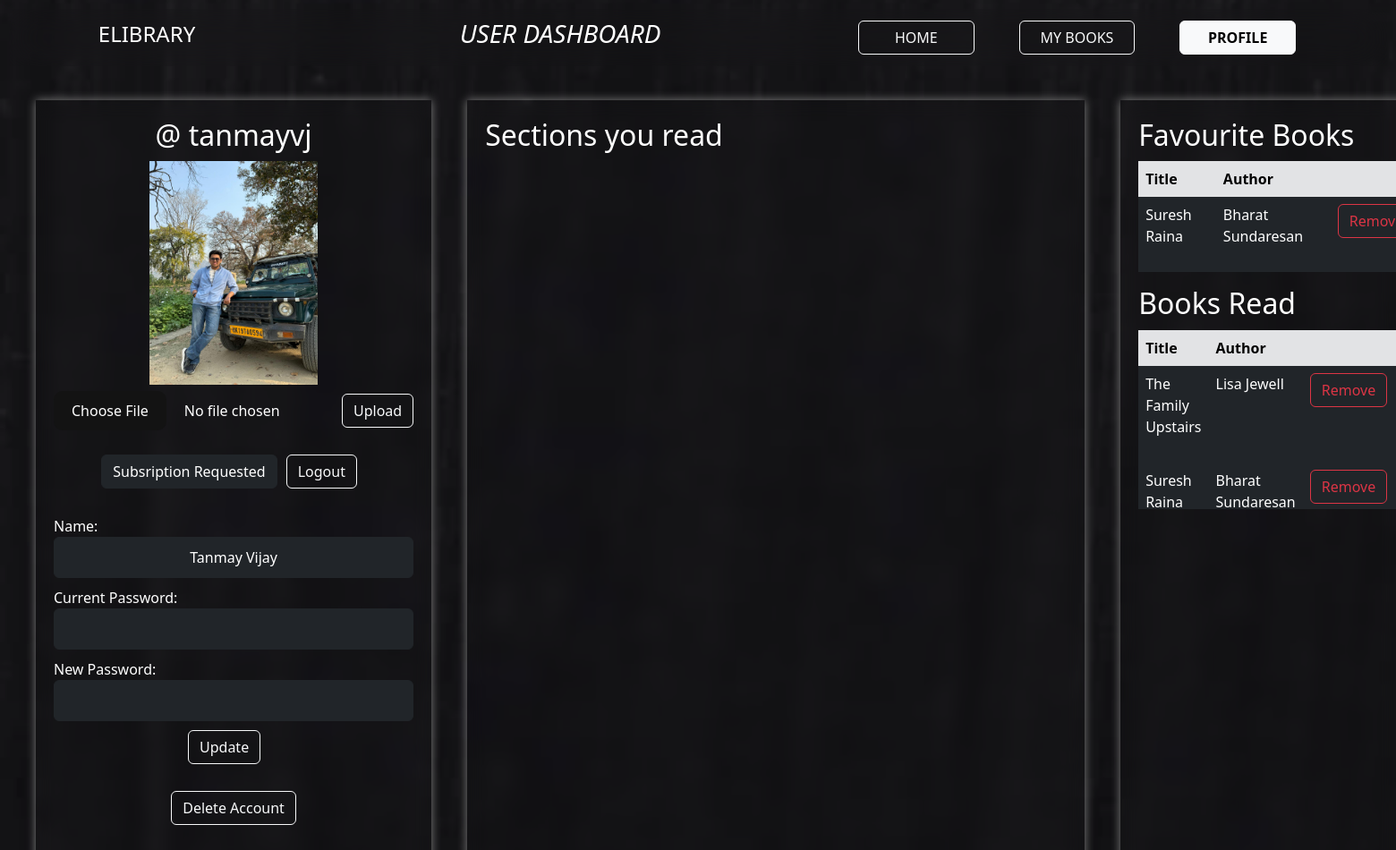
/user_profile (signed in), run on the app's committed database.
### app.py (models this page shows, shortened)
class User(db.Model):
    id = db.Column(db.Integer, primary_key=True)
    username = db.Column(db.String(16), unique = True, nullable=False)
    passhash = db.Column(db.String(512), nullable=False)
    name = db.Column(db.String(64), nullable=False)
    age = db.Column(db.Integer)
    user_img = db.Column(db.String(64), default='default.jpg')
    @property
    def password(self):
        raise AttributeError('password is not a readable attribute')

class Books(db.Model):
    id = db.Column(db.Integer, primary_key=True)
    book_title = db.Column(db.String(64), nullable=False)
    author = db.Column(db.String(32), nullable=False)
    rating = db.Column(db.Integer)
    description = db.Column(db.String(1024))
    link = db.Column(db.String(64), nullable=False)
    section_id = db.Column(db.String(16), nullable=False)
    book_cover = db.Column(db.String(64), default='book_cover.jpg')
    added_by = db.Column(db.String(16), nullable=False)
    date_added = db.Column(db.Date,nullable=False)
    reviews = db.relationship('Books_reviews', backref='book', lazy='dynamic')
    @property
    def rating(self):
        avg_rating = db.session.query(func.avg(Books_reviews.rating)).filter_by(book_id=self.id).scalar()
        return avg_rating or None

### app.py (the view, shortened to what this page needs)
@app.route('/user_profile', methods=['GET', 'POST'])
def user_profile():
    if 'user_id' in session:
        user_id = session['user_id']
        user = User.query.get(user_id)
    else:
        flash('Please log in to access your profile.', 'warning')
        return redirect(url_for('login'))
    issued_books=Books_issued.query.filter_by(user_id=user_id).all()
    completed_books = Books_completed.query.filter_by(user_id=user_id).all()
    section_counts = {}
    for completed_book in completed_books:
        book = Books.query.get(completed_book.book_id)
        section_id = book.section_id
        if section_id in section_counts:
            section_counts[section_id] += 1
        else:
            section_counts[section_id] = 1
    section_names = {}
    sections = Sections.query.all()
    for section in sections:
        section_names[section.section_id] = section.section
    data_list=[]
    for key1 in section_names:
        for key2 in section_counts:
            if int(key1)==int(key2):
                data_list.append([section_names[key1],section_counts[key2]])
    update_form = UpdateProfileForm(obj=user)
    delete_form = DeleteAccountForm()
    favorite_books = Favorites.query.filter_by(user_id=user.id).all()
    favorite_books_details = []
    for favorite_book in favorite_books:
        book = Books.query.get(favorite_book.book_id)
        favorite_books_details.append({'id':book.id,'title': book.book_title,'author': book.author})
    completed_books = Books_completed.query.filter_by(user_id=user.id).all()
    completed_books_details= []
    for completed_book in completed_books:
        book = Books.query.get(completed_book.book_id)
        completed_books_details.append({'book_id':book.id,'title': book.book_title,'author': book.author})
    prime_check=False
    prime_req_check=False
    pc=Prime.query.filter_by(user_id=user_id).first()
    if pc:
        prime_check=True
    prc=Prime_req.query.filter_by(user_id=user_id).first()
    if prc:
        prime_req_check=True
    return render_template('User_profile.html', user=user, update_form=update_form,
                           delete_form=delete_form, favorite_books_details=favorite_books_details,
                           completed_books_details=completed_books_details,prime_check=prime_check,prime_req_check=prime_req_check,issued_books=issued_books,data_list=data_list)

### app.py
class UpdateProfileForm(FlaskForm):
    username = StringField('Username', validators=[DataRequired(), Length(min=4, max=16)])
    name = StringField('Name', validators=[DataRequired(), Length(max=64)])
    age = StringField('Age', validators=[DataRequired()])
    update_profile = SubmitField('Update Profile')

class DeleteAccountForm(FlaskForm):
    confirm_delete = SubmitField('Delete Profile')

### templates/User_profile.html (shortened to what this page needs)
{% extends 'layout.html' %}
{% block content %}
<div class="navbar" id="navbar">
    <div id="incontainer">
        <div id="heading">
            <h4>ELIBRARY</h4>
        </div>
        <div id="dashhead">
            <h3><i>USER DASHBOARD</i></h3>
        </div>
        <div id="nav"><a href="" class="btn btn-light"><b>PROFILE</b></a>
            <a href="/mybooks" class="btn btn-outline-light">MY BOOKS</a>
            <a href="/dashboard" class="btn btn-outline-light">HOME</a>
        </div>
    </div>
</div>
<div class="container">
    <div class="left-column">
        <h2>@ {{ user.username }}</h2>
        <img src="{{ url_for('static', filename=user.user_img) }}" alt="User Photo">
        <form action="/upload_photo" method="post" enctype="multipart/form-data" class="upload_photo">
            <input type="file" id="photo" name="photo">
            <button type="submit" class="btn btn-outline-light">Upload</button>
        </form>
        <div class="button-group">
            {% if prime_check %}
            <form action="/unsubscribe/{{user.id}}" method="post"
                onsubmit="return confirm('Are you sure you want to unsubsribe ?');">
                <button type="submit" class="btn btn-outline-light">Unsubscribe</button>
            </form>
            {% elif prime_req_check %}
            <p class="btn btn-dark"> Subsription Requested</p>
            {% else %}
            <form action="/subscribe/{{user.id}}" method="post">
                <button type="submit" class="btn btn-outline-light">Subscribe</button>
            </form>
            {% endif %}
            <form action="/logout" method="post" onsubmit="return confirm('Are you sure you want to logout ?');">
                <button type="submit" class="btn btn-outline-light">Logout</button>
            </form>
        </div>
        <form action="/update_profile" method="post" class="update_profile">
            <label for="name">Name:</label>
            <input type="text" id="name" name="name" value="{{ user.name }}" class="btn btn-dark" required>
            <label for="current_password">Current Password:</label>
            <input type="password" id="current_password" name="current_password" class="btn btn-dark" required>
            <label for="new_password">New Password:</label>
            <input type="password" id="new_password" name="new_password" class="btn btn-dark">
            <button type="submit" class="btn btn-outline-light">Update</button>
        </form>
        <form action="/delete_account" method="POST">
            <button type="submit" onclick="return confirm('Are you sure you want to delete account ?');"
                class="btn btn-outline-light">Delete Account</button>
        </form>
    </div>
    <div class="center-column">
        <h2>Sections you read</h2>
        <div id="piechart" style="width: 650px; height: 500px;"></div>
    </div>
    <div class="right-column">
        <h2>Favourite Books</h2>
        <div class="table-container">
            <table class="table table-dark  table-hover table-borderless">
                <thead class="table-secondary">
                    <tr>
                        <th>Title</th>
                        <th>Author</th>
                        <th></th>
                    </tr>
                </thead>
                <tbody>
                    {% for fav_book in favorite_books_details %}
                    <tr>
                        <td>{{ fav_book.title }}</td>
                        <td>{{ fav_book.author }}</td>
                        <td>
                            <form action="/remove_favorite" method="post"
                                onsubmit="return confirm('Are you sure you want to remove from favourites ?');">
                                <button type="submit" class="btn btn-outline-danger">Remove</button>
                            </form>
                        </td>
                    </tr>
                    {% endfor %}
                </tbody>
            </table>
        </div>
        <h2>Books Read</h2>
        <div class="table-container">
            <table class="table table-dark  table-hover table-borderless">
                <thead class="table-secondary">
                    <tr>
                        <th>Title</th>
                        <th>Author</th>
                        <th></th>
                    </tr>
                </thead>
                <tbody>
                    {% for completed_book in completed_books_details %}
                    <tr>
                        <td>{{ completed_book.title }}</td>
                        <td>{{ completed_book.author }}</td>
                        <td>
                            <form action="/remove_from_completed/{{ completed_book.book_id }}" method="post"
                                onsubmit="return confirm('Are you sure you want to mark as incomplete ?');">
                                <button type="submit" class="btn btn-outline-danger">Remove </button>
                            </form>
                        </td>
                    </tr>
                    {% endfor %}
                </tbody>
            </table>
        </div>
    </div>
</div>
{% endblock %}

### templates/User_profile.html (style rules this page uses)
a { display: flex; margin-inline: 25px; padding: 10px; padding-inline: 20px; border-radius: 15px; width: 100%; justify-content: center; text-decoration: none; color: #000000; background-color: #ffffff; font-weight: bold; }
.container { display: flex; padding: 20px; max-width: none; }
.left-column, .center-column, .right-column { margin-inline: 20px; padding: 20px; box-shadow: 0px 0px 10px grey; justify-content: center; backdrop-filter: blur(10px); }
.left-column { flex: 2; display: flex; flex-direction: column; align-items: center; }
.upload_photo { display: flex; flex-direction: row; align-items: center; justify-content: center; }
img { max-height: 250px; min-height: 250px; max-width: auto; }
.upload_photo input[type="file"] { flex: 1; }
.upload_photo button { margin-left: 10px; margin-top: 10px; }
.update_profile button { margin-left: 150px; }
.button-group { display: flex; align-items: center; }
.button-group form, p { margin-right: 10px; }
.button-group p { margin-bottom: 30px; }
.center-column { flex: 5; }
.right-column { flex: 3; }
img { max-width: 100%; height: auto; }
button { margin-bottom: 10px; }
form { margin-bottom: 20px; }
input[type="text"], input[type="password"] { width: 100%; padding: 10px; margin-bottom: 10px; }
h2 { margin-bottom: 10px; }
.table-container { max-height: 200px; overflow: auto; }
table { border-collapse: collapse; width: 100%; }
th { padding: 8px; text-align: left; color: black; }
td { padding: 8px; text-align: left; color: rgb(255, 255, 255); }

### templates/layout.html (style rules this page uses)
body { background-color: #000000; background: url('static/bgg.png'); background-repeat: no-repeat; background-size: cover; color: rgb(255, 255, 255); }
.navbar { width: 100%; position: sticky; top: 0; display: flex; width: calc(100% - 20px); margin: 10px; border: none; position: sticky; top: 0; z-index: 1; padding-top: 0px; }
#incontainer { justify-content: left; height: 8vh; width: 100%; display: flex; backdrop-filter: blur(20px); }
#heading { display: flex; width: 20%; border: none; justify-content: center; align-items: center; }
#dashhead { width: 40%; border: none; display: flex; justify-content: center; align-items: center; }
#nav { display: flex; width: 40%; border: none; display: flex; float: right; flex-direction: row-reverse; align-items: center; padding-right: 5%; }

### data on the page
User: username "tanmayvj", user_img (picture), name "Tanmay Vijay"
Books: title "Suresh Raina", author "Bharat Sundaresan"
Books: title "The Family Upstairs", author "Lisa Jewell"
